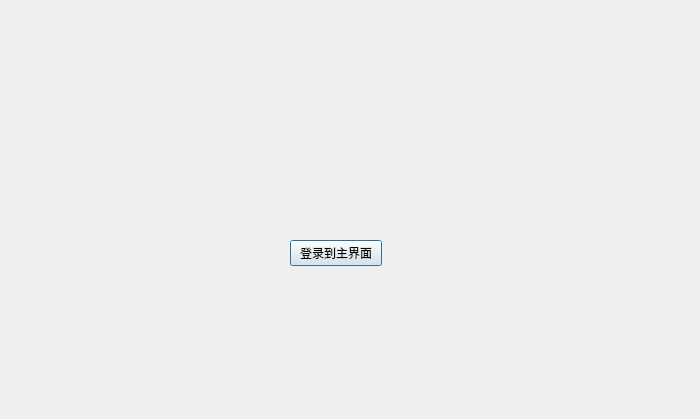
<?xml version="1.0" encoding="UTF-8"?>
<ui version="4.0">
 <class>LoginDialog</class>
 <widget class="QDialog" name="LoginDialog">
  <property name="geometry">
   <rect>
    <x>0</x>
    <y>0</y>
    <width>700</width>
    <height>419</height>
   </rect>
  </property>
  <property name="windowTitle">
   <string>登录</string>
  </property>
  <widget class="QPushButton" name="pushButton">
   <property name="geometry">
    <rect>
     <x>290</x>
     <y>240</y>
     <width>92</width>
     <height>26</height>
    </rect>
   </property>
   <property name="text">
    <string>登录到主界面</string>
   </property>
  </widget>
 </widget>
 <resources/>
 <connections>
  <connection>
   <sender>pushButton</sender>
   <signal>clicked()</signal>
   <receiver>LoginDialog</receiver>
   <slot>accept()</slot>
   <hints>
    <hint type="sourcelabel">
     <x>344</x>
     <y>252</y>
    </hint>
    <hint type="destinationlabel">
     <x>450</x>
     <y>352</y>
    </hint>
   </hints>
  </connection>
 </connections>
</ui>
